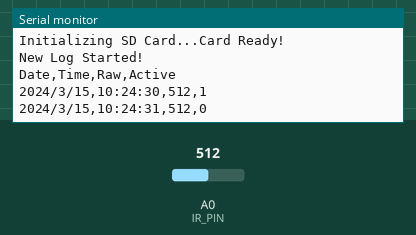
Recording of a sketch running on a simulated Arduino Uno, built with avr-gcc and run on an emulated ATmega328P. On the bench: the last lines printed to the serial monitor. The test bench sets the inputs (shaded band); at power-on: A0 (IR_PIN) = 512. The local clock reads 2024-03-15 10:24:30 at power-on unless the sketch sets it; storage starts empty.

Above: at 1.2 s.
1.3 s: A0 (IR_PIN) set to 716
At 2.2 s:
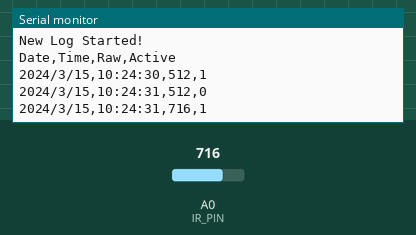
2.8 s: A0 (IR_PIN) set to 900
At 3.7 s:
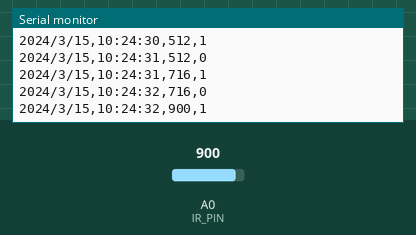
Timing chart, 0 to 5.8 s (numbered marks = the images above; inputs shaded):
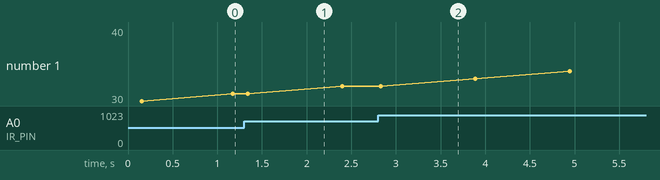

The sketch:

entrance_logger.ino
```cpp
// (licence header left out)
//Logs Room Entrance Activity

//Uncomment following line if your board uses the DS1307 instead of the PCF8523
//#define RTC_CHIP_IS_DS1307

//Uncomment following line if you want to force the time to be set
//Should always be commented out before "running in the field"
//#define FORCE_UPDATE

#include <SD.h> //Include the SD Card Library
#include <Wire.h>  //For RTC I2C
#include "RTClib.h" //For RTC

//SD Card is on standard SPI Pins
//RTC is on standard I2C Pins

//We always need to set the CS Pin for the SD Card
const int CS_PIN = 10;

//The distance sensor analog pin is connected to A0
const int IR_PIN = 0;

// Use compiler flags to set up the right chip type
#ifdef RTC_CHIP_IS_DS1307
  RTC_DS1307 RTC;
  String chip = "DS1307";
#else
  RTC_PCF8523 RTC;
  String chip = "PCF8532";
#endif

// Use compiler flags to decide if an update should be forced
#ifdef FORCE_UPDATE
  bool update_clock = true;
#else
  bool update_clock = false;
#endif

//Initialize date and time strings
String time, date;

//Initialize distance variables
int raw = 0;
int raw_prev = 0;
boolean active = false;
int update_time = 0;

void updateDateTime()
{
  //Get the current date and time info and store in strings
  DateTime datetime = RTC.now();
  String year  = String(datetime.year(),  DEC);
  String month = String(datetime.month(), DEC);
  String day  = String(datetime.day(),  DEC);
  String hour  = String(datetime.hour(),  DEC);
  String minute = String(datetime.minute(), DEC);
  String second = String(datetime.second(), DEC);

  //Concatenate the strings into date and time
  date = year + "/" + month + "/" + day;
  time = hour + ":" + minute + ":" + second;
}

void setup()
{
  Serial.begin(9600);

  //CS pin must be configured as an output
  pinMode(CS_PIN, OUTPUT);

  //Initiate the RTC library
  RTC.begin();

  //Always update the time if the RTC isn't running
  #ifdef RTC_CHIP_IS_DS1307
    if (!RTC.isrunning()) update_clock = true;
  #else
    if (!RTC.initialized()) update_clock = true;
  #endif

  //If RTC not running or if we force it, set RTC to computer's compile time
  if (update_clock)
  {
    Serial.print(F("Setting "));
    Serial.print(chip);
    Serial.print(F(" time to compile time..."));
    RTC.adjust(DateTime(F(__DATE__), F(__TIME__)));
    Serial.println(F("Done!"));
  }
  else
  {
    Serial.print(chip);
    Serial.println(F(" time is already set!"));
  }

  //Show the time
  updateDateTime();
  Serial.print(F("RTC Date: "));
  Serial.println(date);
  Serial.print(F("RTC time: "));
  Serial.println(time);

  //Initialize SD card
  Serial.print(F("Initializing SD Card..."));
  if (!SD.begin(CS_PIN))
  {
    Serial.println(F("Card Failure!"));
    while(1);
  }
  Serial.println(F("Card Ready!"));

  //Write Column Headers
  File dataFile = SD.open("log.csv", FILE_WRITE);
  if (dataFile)
  {
    dataFile.println(F("\nNew Log Started!"));
    dataFile.println(F("Date,Time,Raw,Active"));
    dataFile.close(); //Data isn't written until we run close()!

    //Print same thing to the screen for debugging
    Serial.println(F("\nNew Log Started!"));
    Serial.println(F("Date,Time,Raw,Active"));
  }
  else
  {
    Serial.println(F("Couldn't open log file"));
    while(1);
  }

}

void loop()
{
  updateDateTime(); //Get the current date/time

  //Gather Motion Data
  raw = analogRead(IR_PIN);
  //If the value changes by more than 75 between readings, indicate movement.
  if (abs(raw-raw_prev) > 75)
    active = true;
  else
    active = false;
  raw_prev = raw;

  //Open a file and write to it.
  if (active || update_time == 20)
  {
    File dataFile = SD.open("log.csv", FILE_WRITE);
    if (dataFile)
    {
      dataFile.print(date);
      dataFile.print(F(","));
      dataFile.print(time);
      dataFile.print(F(","));
      dataFile.print(raw);
      dataFile.print(F(","));
      dataFile.println(active);
      dataFile.close(); //Data isn't written until we run close()!

      //Print same thing to the screen for debugging
      Serial.print(date);
      Serial.print(F(","));
      Serial.print(time);
      Serial.print(F(","));
      Serial.print(raw);
      Serial.print(F(","));
      Serial.println(active);
    }
    else
    {
      Serial.println(F("Couldn't open log file"));
    }
    update_time = 0;
  }
  delay(50);
  update_time++;
}
```

Measured:
- after the input at 1.3 s, the serial monitor: prints a new line at once (image 1)
- after the input at 2.8 s, the serial monitor: prints a new line at once (image 2)
- plotted number 1: 32 → 40 after the input at 2.8 s
